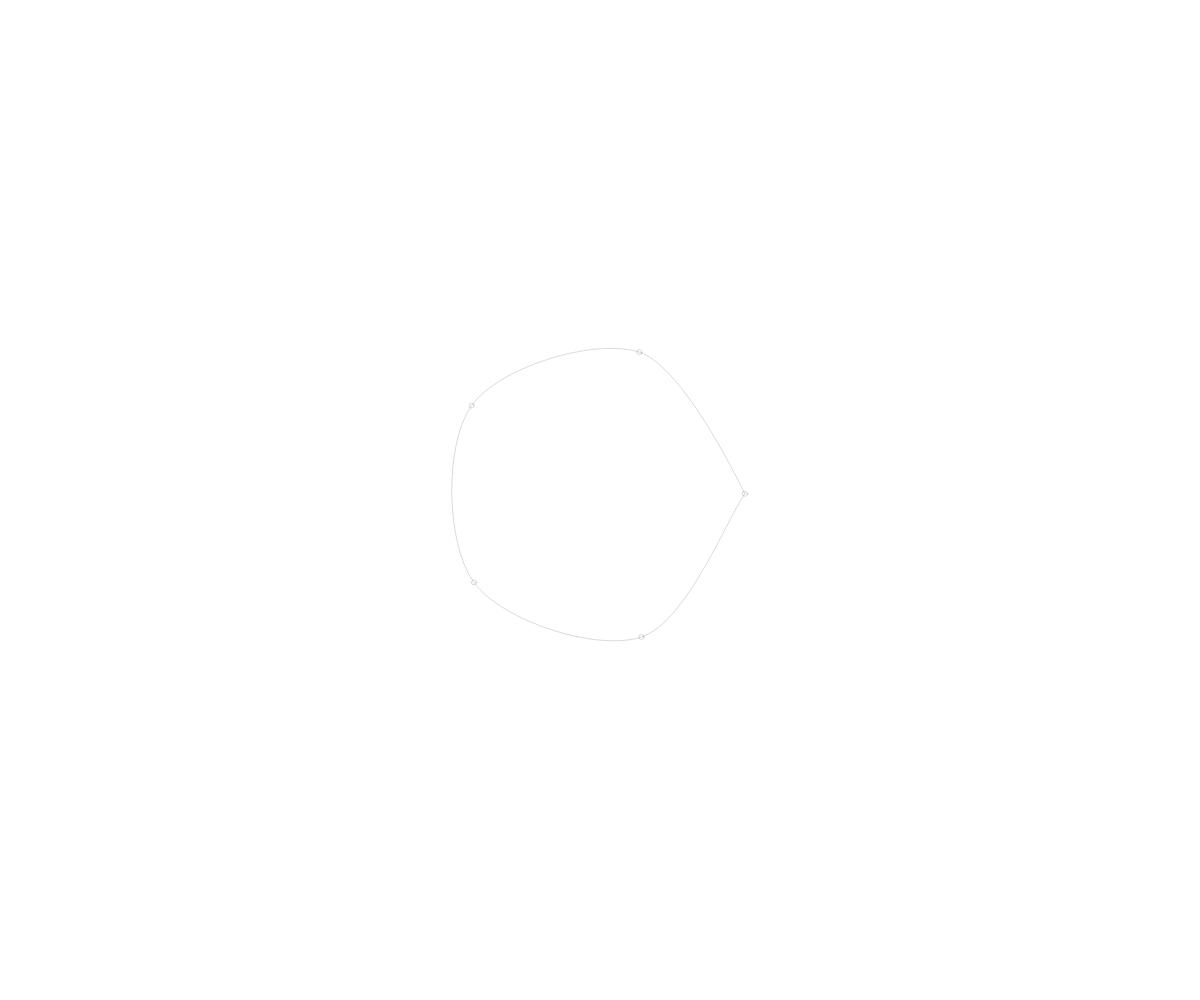
Frame 1 (no input)
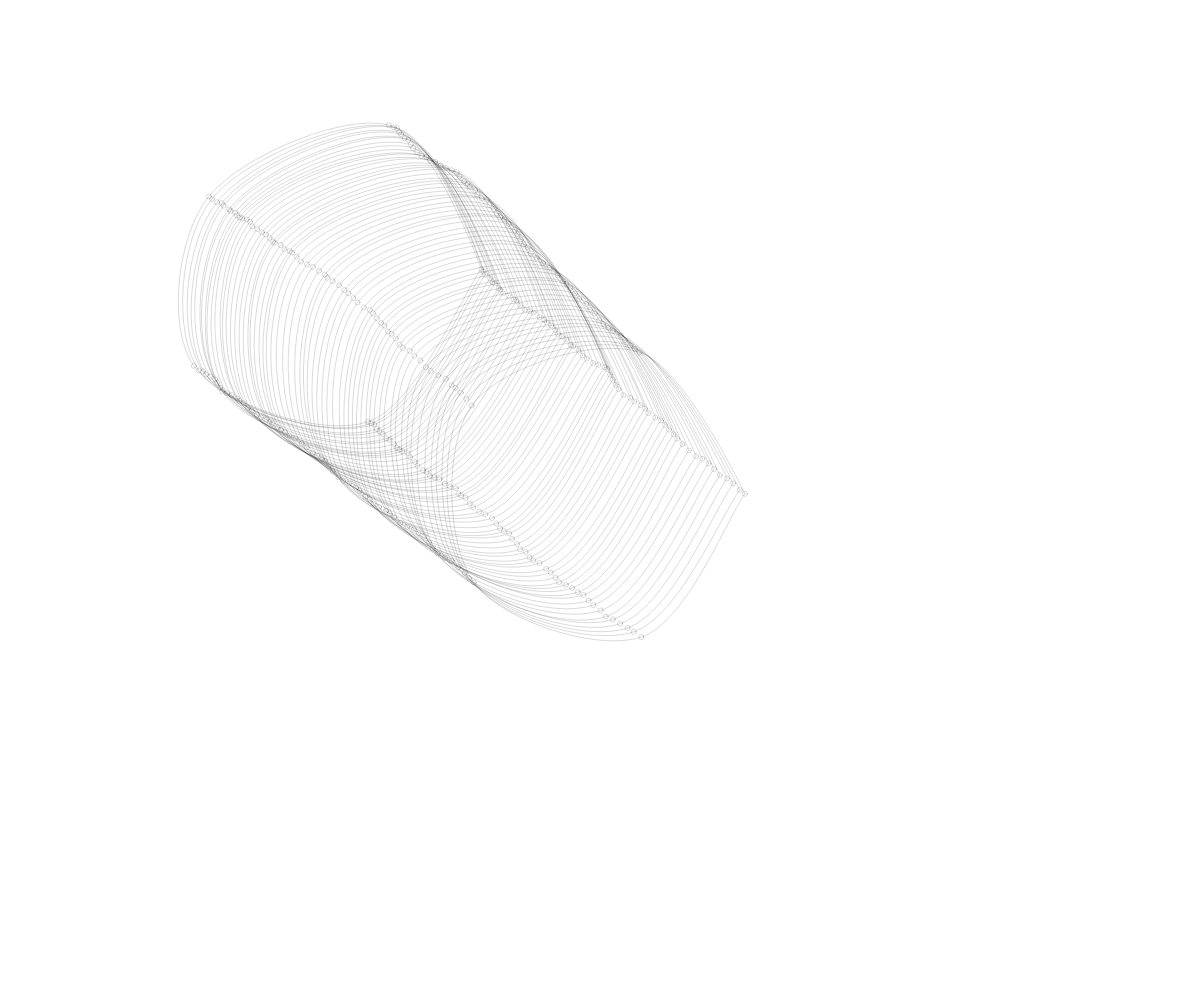
Frame 60 (no input)
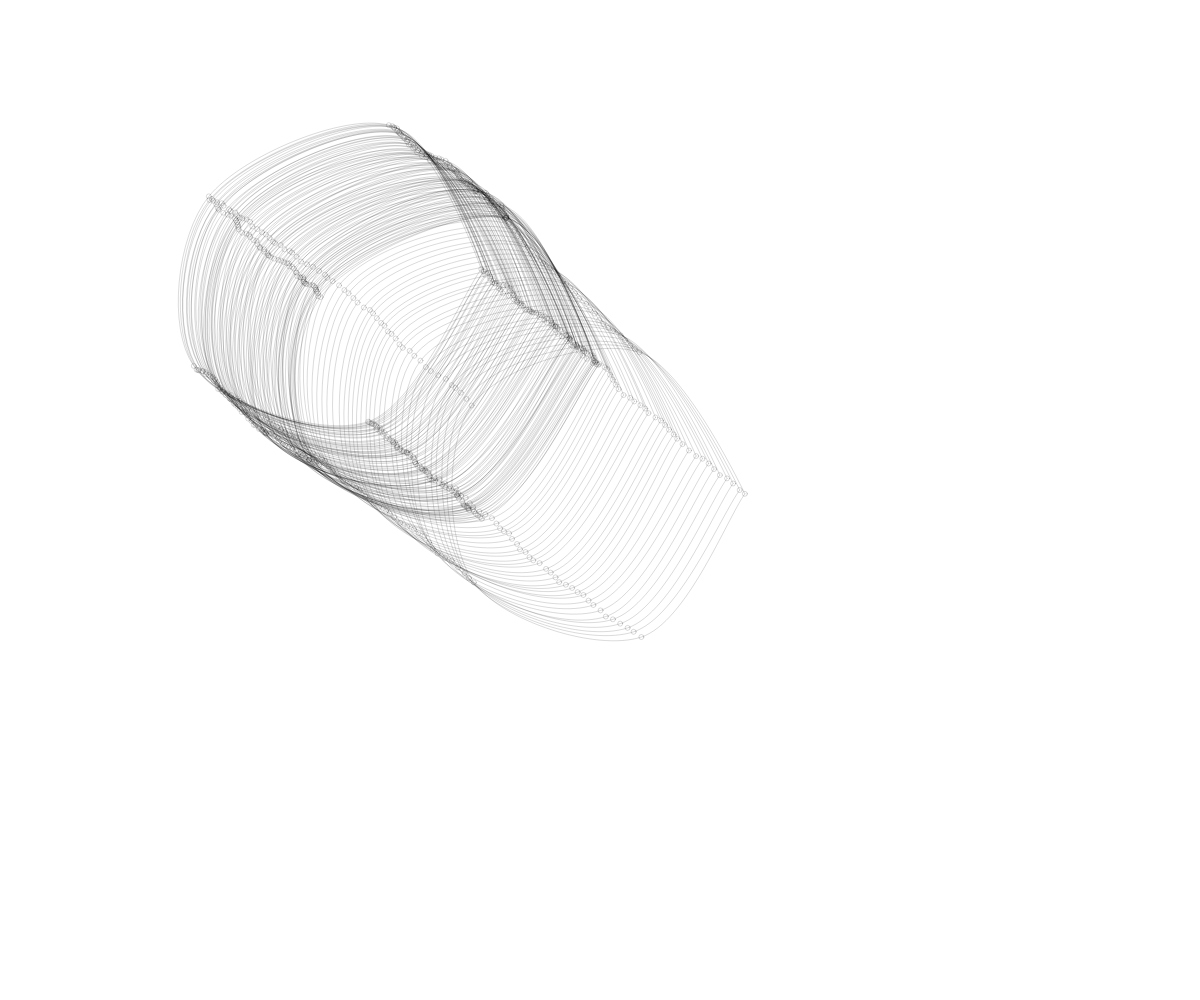
Frame 120 (the mouse pressed at the canvas centre since frame 60)

The p5.js sketch that drew these frames (run headless with seeded random() and noise() and a simulated clock; from frame 60 on, the mouse is pressed at the canvas centre):

// p5.js sketch
// ── sketch.js
const amountOfFormPoints = 5;
const stepSize = 2;
const initRadius = 150;
const mouseAttraction = 0.01;
let centerX, centerY;
let x = [];
let y = [];

function setup() {
  createCanvas(windowWidth, windowHeight);
  centerX = width / 2;
  centerY = height / 2;
  const angle = radians(360 / amountOfFormPoints);
  for (let i = 0; i < amountOfFormPoints; i++) {
    x.push(cos(angle * i) * initRadius);
    y.push(sin(angle * i) * initRadius);
  }

  stroke(0, 75);
  strokeWeight(0.5);
  background(255);
  noFill();
}
function draw() {
  centerX += (mouseX - centerX) * mouseAttraction;
  centerY += (mouseY - centerY) * mouseAttraction;
  for (let i = 0; i < amountOfFormPoints; i++) {
    x[i] += random(-stepSize, stepSize);
    y[i] += random(-stepSize, stepSize);
    ellipse(x[i] + centerX, y[i] + centerY, 5, 5);
  }

  beginShape();

  curveVertex(x[0] + centerX, y[0] + centerY);
  for (let i = 0; i < amountOfFormPoints; i++) {
    curveVertex(x[i] + centerX, y[i] + centerY);
  }

  curveVertex(x[0] + centerX, y[0] + centerY);
  curveVertex(
    x[amountOfFormPoints - 1] + centerX,
    y[amountOfFormPoints - 1] + centerY
  );
  endShape();
}
